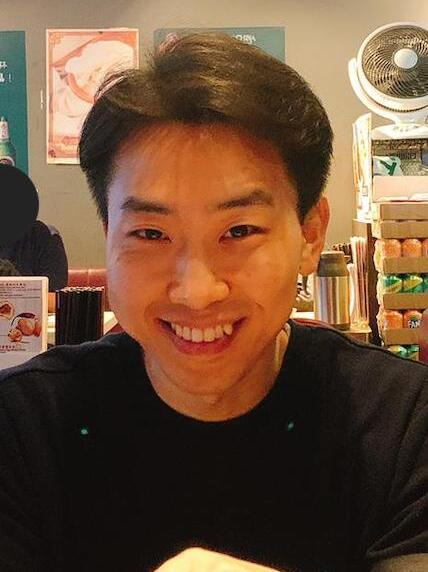
#> input picture images/Young_PRL.jpg, 428 x 572 px, found by its file name
$ python resize_gallery.py images/Young_PRL.jpg images/YoungkyoonJang.png
#> lines starting #> are read from the running program, lines starting #| are printed output that depends on the picture
import sys
import os
from PIL import Image

def resize_to_card(src_path, dest_path):
    try:
        img = Image.open(src_path)
#> img is the input picture: PIL image 428x572 RGB; mean R, G, B 110, 79.8, 56.8
        img = img.convert('RGBA')
#> img: PIL image 428x572 RGBA

        target_w = 400
        target_h = 250

        img_w, img_h = img.size
#> img_w = 428; img_h = 572

        # Calculate new size to fit within target dimensions keeping aspect ratio
        ratio = min(target_w / img_w, target_h / img_h)
#> ratio = 0.437
        new_w = int(img_w * ratio)
#> new_w = 187
        new_h = int(img_h * ratio)
#> new_h = 250

        img_resized = img.resize((new_w, new_h), Image.Resampling.LANCZOS)
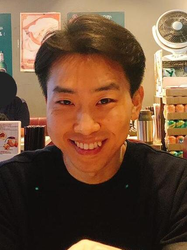
#> img_resized: PIL image 187x250 RGBA; mean R, G, B, A 110, 79.8, 56.8, 255

        # Create transparent background card
        card = Image.new('RGBA', (target_w, target_h), (0, 0, 0, 0))
#> card: PIL image 400x250 RGBA; every value is 0

        # Center the image
        offset_x = (target_w - new_w) // 2
#> offset_x = 106
        offset_y = (target_h - new_h) // 2
#> offset_y = 0
        card.paste(img_resized, (offset_x, offset_y))
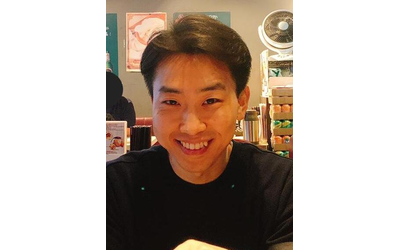
#> card: PIL image 400x250 RGBA; mean R, G, B, A 51.4, 37.3, 26.6, 119.2; transparent parts drawn white

        card.save(dest_path, "PNG")
        print(f"Successfully resized {src_path} and saved to {dest_path}")
        return True
    except Exception as e:
        print(f"Error resizing: {e}")
        return False

if __name__ == "__main__":
    if len(sys.argv) < 3:
        print("Usage: python3 resize_gallery.py <gallery_filename> <target_representative_filename>")
        sys.exit(1)

    gallery_dir = "/Users/youngkyoonjang/Desktop/Desktop - MacBook Pro/yj_bitbucket/personal/web/images/gallery"
    dest_dir = "/Users/youngkyoonjang/Desktop/Desktop - MacBook Pro/yj_bitbucket/personal/web/images/papers"

    src = os.path.join(gallery_dir, sys.argv[1])
    dest = os.path.join(dest_dir, sys.argv[2])

    if not os.path.exists(src):
        # Check if absolute path
        if os.path.exists(sys.argv[1]):
            src = sys.argv[1]
        else:
            print(f"Source file not found: {sys.argv[1]}")
            sys.exit(1)

    resize_to_card(src, dest)

$ run again, on images/YoungkyoonJang.webp
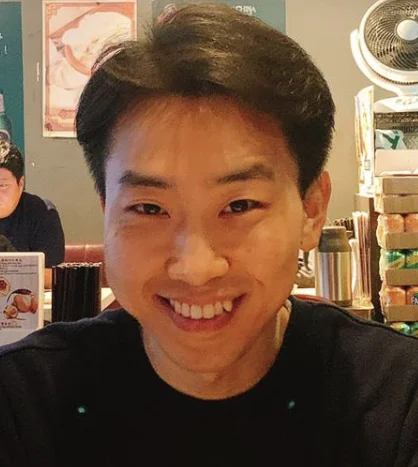
#> input picture images/YoungkyoonJang.webp, 418 x 467 px, found by its file name
#> in resize_to_card, img is the input picture: PIL image 418x467 RGB; mean R, G, B 116.1, 86.8, 63.7
#> img: PIL image 418x467 RGBA
#> in resize_to_card, `img_resized = img.resize((new_w, new_h), Image.Resampling.LANCZOS)`:
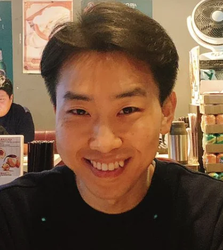
#> img_resized: PIL image 223x250 RGBA; mean R, G, B, A 116, 86.7, 63.7, 255
#> in resize_to_card, `card.paste(img_resized, (offset_x, offset_y))`:
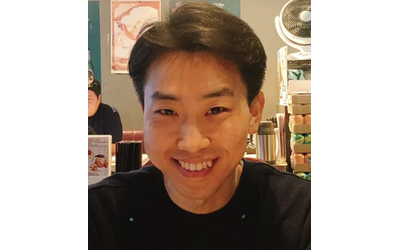
#> card: PIL image 400x250 RGBA; mean R, G, B, A 64.7, 48.4, 35.5, 142.2; transparent parts drawn white
